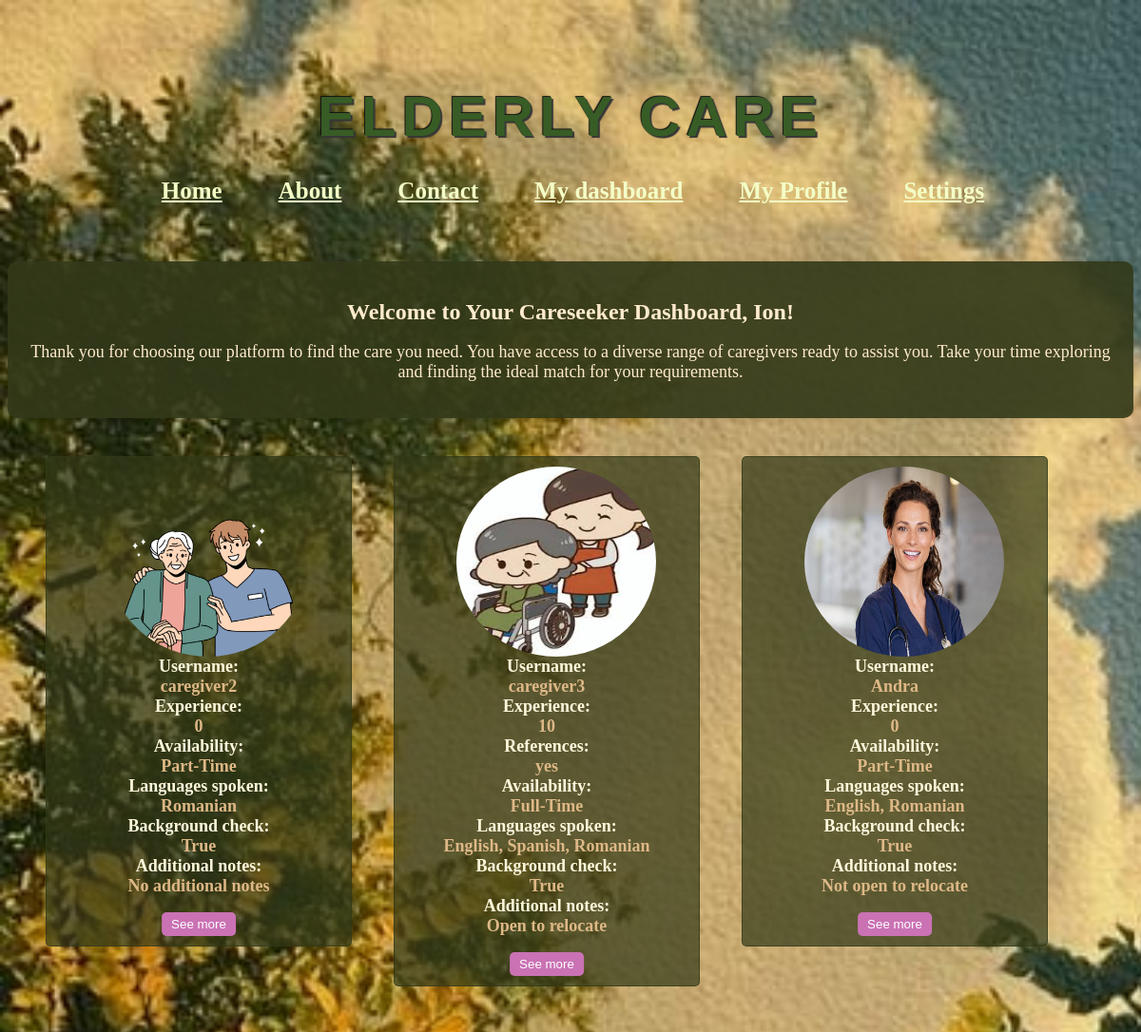
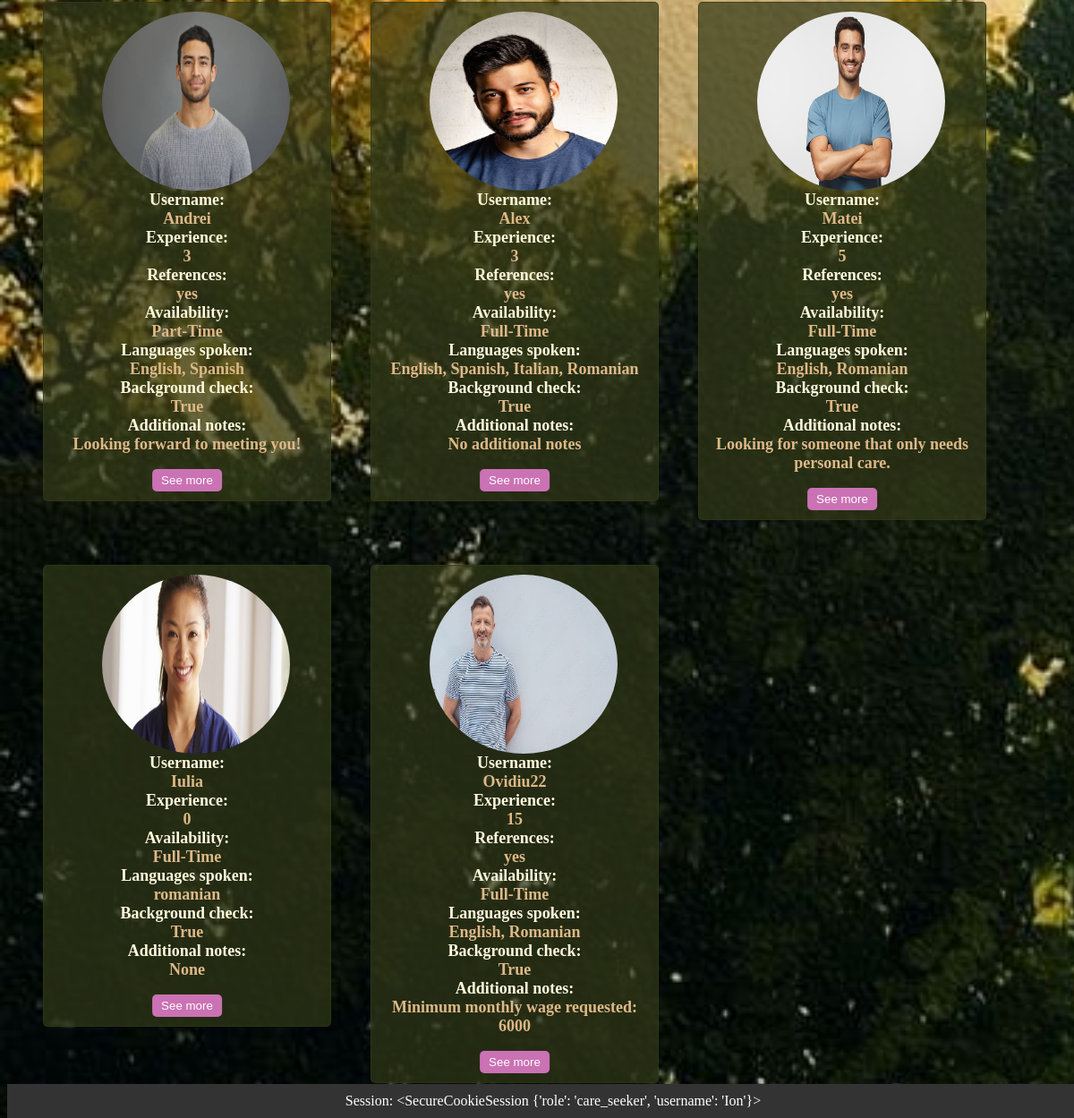
/careseeker_dashboard (signed in), run on the app's committed database (2 pictures, top to bottom).
### app/models.py (models this page shows, shortened)
class Users(db.Model, UserMixin):
    __tablename__ = 'users'
    id = db.Column(db.Integer, primary_key=True)
    username = db.Column(db.String(50), unique=True, nullable=False)
    email = db.Column(db.String(120), unique=True, nullable=False)
    password = db.Column(db.String(255), nullable=False)
    location = db.Column(db.String(60), nullable=False)
    phone_number = db.Column(db.String(20), nullable=False)
    role = db.Column(db.String(15), nullable=False)
    age = db.Column(db.Integer)
    experience = db.Column(db.Integer)
    references = db.Column(ChoiceType([('Yes', 'yes'), ('No', 'no'), ('N/A', 'n/a')]))
    availability = db.Column(ChoiceType([('Full-Time', 'FT'), ('Part-Time', 'PT')]))
    languages_spoken = db.Column(db.String(100))
    background_check = db.Column(db.Boolean)
    additional_notes = db.Column(db.Text)
    type_of_care_needed = db.Column(db.String(100))
    monthly_budget = db.Column(db.Integer)
    availability_needed = db.Column(ChoiceType([('Full-Time', 'FT'), ('Part-Time', 'PT')]))
    preferred_qualifications = db.Column(db.String(100))
    medical_conditions = db.Column(db.String(100))
    picture = db.Column(db.String(300))

### app/routes.py (the view)
@auth_blueprint.route('/careseeker_dashboard')
def careseeker_dashboard():
    if session.get('role') == 'care_seeker':
        caregivers = Users.query.filter_by(role='caregiver').all()
        return render_template('careseeker_dashboard.html', caregivers=caregivers)
    else:
        flash('Access denied. Log in as caregiver', 'error')
        return redirect(url_for('home.homepage'))

### app/templates/careseeker_dashboard.html (shortened to what this page needs)
{% extends 'base.html' %}
{% block content %}
    <div class="greeting" style="text-align: center; margin-top: 40px; padding: 20px; background-color: rgb(50, 57, 25, 0.9); border-radius: 10px; box-shadow: 0 0 10px rgba(0, 0, 0, 0.1);">
        <h2 style="font-size: 24px; margin-bottom: 10px; color: blanchedalmond;">Welcome to Your Careseeker Dashboard, {{ session['username'] }}!</h2>
        <p style="font-size: 18px; color: blanchedalmond;">Thank you for choosing our platform to find the care you need. You have access to a diverse range of caregivers ready to assist you. Take your time exploring and finding the ideal match for your requirements.</p>
    </div>
        {% for caregiver in caregivers %}
            <div class="caregiver-box">
                {% if caregiver.picture %}
    <img src="{{ url_for('home.uploaded_file', filename=caregiver.picture.split('/')[-1]) }}" alt="Caregiver Picture" style="width: 210px; height: 200px; border-radius: 50%; margin-left:55px">
{% endif %}
                <strong>Username:</strong> <span style="color: burlywood; font-size: large; font-weight: 600;"> {{ caregiver.username }} <br>
                <strong>Experience:</strong><br> {{ caregiver.experience }} <br>
                {% if caregiver.references != 'N/A' %}
                <strong>References:</strong> <br>{{ caregiver.references }} <br>
                {% endif %}
                <strong>Availability:</strong> <br>{% if caregiver.availability == 'Full-Time' %}Full-Time{% elif caregiver.availability == 'Part-Time' %}Part-Time{% else %}{{ caregiver.availability }}{% endif %}<br>
                <strong>Languages spoken:</strong> <br>{{ caregiver.languages_spoken }} <br>
                <strong>Background check:</strong> <br> {{ caregiver.background_check }} <br>
                <strong>Additional notes:</strong> <br>{{ caregiver.additional_notes }} <br>
                <br>
                <br>
                <button class="see-more-button">See more</button>
            </span>
            </div>
        {% endfor %}
    </div>
    <form action="{{ url_for('auth.logout') }}" method="POST">
        <button type="submit" class="logout-button">Logout</button>
    </form>
{% endblock %}

### app/templates/base.html (style rules this page uses)
body { background-image: url("static/bck.jpg"); background-size: cover; background-repeat: no-repeat; background-color: #153537; }

### app/templates/careseeker_dashboard.html (style rules this page uses)
.caregiver-box { border: 1px solid rgb(50, 57, 25, 0.7); border-radius: 5px; padding: 10px; margin-bottom: 10px; margin-top: 40px; margin-left: 40px; width: 300px; background-color: rgb(50, 57, 25, 0.7); display: inline-grid; vertical-align: top; position: relative; text-align: center; }
.caregiver-box strong { color: cornsilk; font-size: large; }
.see-more-button { position: absolute; bottom: 10px; left: 50%; transform: translateX(-50%); padding: 5px 10px; background-color:#ca72b4; color: #fff; border: none; border-radius: 5px; cursor: pointer; }

### data on the page
Users: picture (picture), username "caregiver2", experience "0", availability "Part-Time", languages_spoken "Romanian", background_check "True", additional_notes "No additional notes"
Users: picture (picture), username "caregiver3", experience "10", references "yes", availability "Full-Time", languages_spoken "English, Spanish, Romanian", background_check "True", additional_notes "Open to relocate"
Users: picture (picture), username "Andra", experience "0", availability "Part-Time", languages_spoken "English, Romanian", background_check "True", additional_notes "Not open to relocate"
Users: picture (picture), username "Andrei", experience "3", references "yes", availability "Part-Time", languages_spoken "English, Spanish", background_check "True", additional_notes "Looking forward to meeting you!"
Users: picture (picture), username "Alex", experience "3", references "yes", availability "Full-Time", languages_spoken "English, Spanish, Italian, Romanian", background_check "True", additional_notes "No additional notes"
Users: picture (picture), username "Matei", experience "5", references "yes", availability "Full-Time", languages_spoken "English, Romanian", background_check "True", additional_notes "Looking for someone that only needs personal care."
Users: picture (picture), username "Iulia", experience "0", availability "Full-Time", languages_spoken "romanian", background_check "True", additional_notes "None"
Users: picture (picture), username "Ovidiu22", experience "15", references "yes", availability "Full-Time", languages_spoken "English, Romanian", background_check "True", additional_notes "Minimum monthly wage requested: 6000"

### other printed values
{{ session['username'] }} "Ion"
{{ session }} "<SecureCookieSession {'role': 'care_seeker', 'username': 'Ion'}>"
